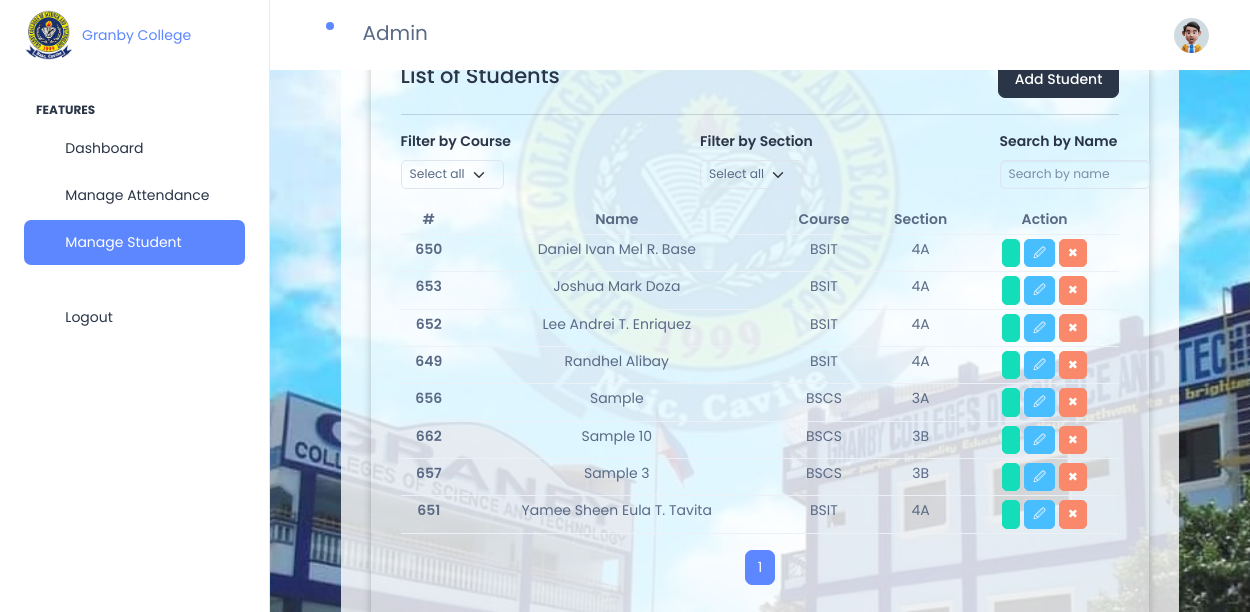
The app's page /html/attendance_admin.php (signed in) with its own data.
### tables this page shows
CREATE TABLE `tbl_student` (
  `tbl_student_id` int(11) NOT NULL,
  `student_name` varchar(255) NOT NULL,
  `generated_code` varchar(255) NOT NULL,
  `attendance_date` date DEFAULT NULL,
  `course` varchar(255) NOT NULL,
  `section` varchar(255) NOT NULL
);

### html/attendance_admin.php (the view, shortened to what this page needs)
<!doctype html>
<html lang="en">
<head>
  <link rel="stylesheet" href="../assets/css/styles.min.css" />
</head>
<body>
  <div class="page-wrapper" id="main-wrapper" data-layout="vertical" data-navbarbg="skin6" data-sidebartype="full"
    data-sidebar-position="fixed" data-header-position="fixed">
    <aside class="left-sidebar">
      <div>
        <div class="brand-logo d-flex align-items-center justify-content-between">
          <a href="./attendance_admin.php" class="text-nowrap logo-img d-flex align-items-center">
            <img src="../assets/images/logos/image1.png" width="50" alt="" />
            <span class="ms-2">Granby College</span>
          </a>
        </div>
<nav class="sidebar-nav scroll-sidebar" data-simplebar="">
  <ul id="sidebarnav">
    <li class="nav-small-cap">
      <span class="hide-menu">FEATURES</span>
</li>
<li class="sidebar-item">
  <a class="sidebar-link" href="./admin-home.php" aria-expanded="false">
    <span>
      <i class="ti ti-chart-line"></i>
    </span>
    <span class="hide-menu">Dashboard</span>
  </a>
</li>
<li class="sidebar-item">
  <a class="sidebar-link" href="./manage_attendance.php" aria-expanded="false">
    <span>
      <i class="ti ti-article"></i>
    </span>
    <span class="hide-menu">Manage Attendance</span>
  </a>
</li>
<li class="sidebar-item">
  <a class="sidebar-link" href="./attendance_admin.php" aria-expanded="false">
    <span>
      <i class="ti ti-user"></i>
    </span>
    <span class="hide-menu">Manage Student</span>
  </a>
</li>
            <li class="nav-small-cap">
            </li>
            <li class="sidebar-item">
              <a class="sidebar-link" href="logout.php" aria-expanded="false">
                <span>
                  <i class="ti ti-user-plus"></i>
                </span>
                <span class="hide-menu">Logout</span>
              </a>
            </li>
          </ul>
        </nav>
      </div>
    </aside>
    <div class="body-wrapper">
      <header class="app-header">
        <nav class="navbar navbar-expand-lg navbar-light">
          <ul class="navbar-nav">
            <li class="nav-item">
              <a class="nav-link nav-icon-hover" href="javascript:void(0)">
                <i class="ti ti-bell-ringing"></i>
                <div class="notification bg-primary rounded-circle"></div>
              </a>
            </li>
            <li style="display: flex;align-items: center;padding-top: 12px;font-size: 20px;margin-left: 20px;" class="nav-item">
              <p>Admin</p>
            </li>
          </ul>
          <div class="navbar-collapse justify-content-end px-0" id="navbarNav">
            <ul class="navbar-nav flex-row ms-auto align-items-center justify-content-end">
              <li class="nav-item dropdown">
                <a class="nav-link nav-icon-hover" href="javascript:void(0)" id="drop2"
                  data-bs-toggle="dropdown" aria-expanded="false">
                  <img src="../assets/images/profile/user-1.jpg" alt="" width="35" height="35"
                    class="rounded-circle">
                </a>
              </li>
            </ul>
          </div>
        </nav>
      </header>
      <div class="container-fluid">
        <div class="main">
          <div class="student-container">
            <div class="student-list">
              <div class="title d-flex justify-content-between align-items-center">
                <h4>List of Students</h4>
                <button class="btn btn-dark" data-toggle="modal" data-target="#addStudentModal">Add Student</button>
              </div>
              <hr>
              <form method="GET" id="filterForm" class="mb-3">
                <div class="form-group d-flex justify-content-between">
                  <div class="col-md-5">
                    <label for="course" class="form-label">Filter by Course</label>
                    <select name="course" id="course" class="form-select form-select-sm" style="width: auto;" onchange="this.form.submit()">
                      <option value="">Select all</option>
                      <?php
                      include('./conn/conn.php');
                      ?>
                    </select>
                  </div>
                  <div class="col-md-5">
                    <label for="section" class="form-label">Filter by Section</label>
                    <select name="section" id="section" class="form-select form-select-sm" style="width: auto;" onchange="this.form.submit()">
                      <option value="">Select all</option>
                    </select>
                  </div>
                  <div class="col-md-5">
                    <label for="search" class="form-label">Search by Name</label>
                    <input type="text" name="search" id="search" class="form-control form-control-sm" placeholder="Search by name" value="<?= isset($_GET['search']) ? htmlspecialchars($_GET['search']) : '' ?>" onkeyup="debounceSearch()" style="width: 150px;">
                  </div>
                </div>
              </form>
              <div class="table-container table-responsive">
                <table class="table text-center table-sm" id="studentTable">
                  <thead class="thead-dark">
                    <tr>
                      <th scope="col">#</th>
                      <th scope="col">Name</th>
                      <th scope="col">Course</th>
                      <th scope="col">Section</th>
                      <th scope="col">Action</th>
                    </tr>
                  </thead>
                  <tbody>
                    <?php
                    $recordsPerPage = 10;
                    $currentPage = isset($_GET['page']) ? (int)$_GET['page'] : 1;
                    $offset = ($currentPage - 1) * $recordsPerPage;
                    $selectedCourse = isset($_GET['course']) ? $_GET['course'] : '';
                    $selectedSection = isset($_GET['section']) ? $_GET['section'] : '';
                    $searchQuery = isset($_GET['search']) ? $_GET['search'] : '';
                    $countQuery = "SELECT COUNT(*) as total FROM tbl_student WHERE (:course = '' OR course = :course) AND (:section = '' OR section = :section) AND (student_name LIKE :searchQuery)";
                    $countStmt = $conn->prepare($countQuery);
                    $countStmt->bindParam(':course', $selectedCourse);
                    $countStmt->bindParam(':section', $selectedSection);
                    $countStmt->bindValue(':searchQuery', '%' . $searchQuery . '%');
                    $countStmt->execute();
                    $totalRecords = $countStmt->fetchColumn();
                    $totalPages = ceil($totalRecords / $recordsPerPage);
                    $stmt = $conn->prepare("SELECT * FROM tbl_student WHERE (:course = '' OR course = :course) AND (:section = '' OR section = :section) AND (student_name LIKE :searchQuery) ORDER BY student_name ASC LIMIT :offset, :recordsPerPage");
                    $stmt->bindParam(':course', $selectedCourse);
                    $stmt->bindParam(':section', $selectedSection);
                    $stmt->bindValue(':searchQuery', '%' . $searchQuery . '%');
                    $stmt->bindParam(':offset', $offset, PDO::PARAM_INT);
                    $stmt->bindParam(':recordsPerPage', $recordsPerPage, PDO::PARAM_INT);
                    $stmt->execute();
                    $result = $stmt->fetchAll();
                    foreach ($result as $row) {
                      $studentID = $row["tbl_student_id"];
                      $studentName = $row["student_name"];
                      $studentCourse = $row["course"];
                      $studentSection = $row["section"];
                    ?>
                      <tr>
                        <th scope="row" id="studentID-<?= $studentID ?>"><?= $studentID ?></th>
                        <td id="studentName-<?= $studentID ?>"><?= $studentName ?></td>
                        <td id="studentCourse-<?= $studentID ?>"><?= $studentCourse ?></td>
                        <td id="studentSection-<?= $studentID ?>"><?= $studentSection ?></td>
                        <td>
                          <div class="action-button">
                            <button class="btn btn-success btn-sm" data-toggle="modal"
                              data-target="#qrCodeModal<?= $studentID ?>"><img
                                alt="" width="16"></button>
                            <button class="btn btn-secondary btn-sm" onclick="updateStudent(<?= $studentID ?>)">&#128393;</button>
                            <button class="btn btn-danger btn-sm" onclick="deleteStudent(<?= $studentID ?>)">&#10006;</button>
                          </div>
                        </td>
                      </tr>
                    <?php
                    }
                    ?>
                  </tbody>
                </table>
              </div>
              <nav>
                <ul class="pagination justify-content-center">
                  <?php for ($i = 1; $i <= $totalPages; $i++): ?>
                    <li class="page-item <?= ($i == $currentPage) ? 'active' : '' ?>">
                      <a class="page-link" href="?page=<?= $i ?>&course=<?= $selectedCourse ?>&section=<?= $selectedSection ?>&search=<?= $searchQuery ?>"><?= $i ?></a>
                    </li>
                  <?php endfor; ?>
                </ul>
              </nav>
            </div>
          </div>
        </div>
      </div>
    </div>
  </div>
</body>
</html>
</body>
</html>

### html/attendance_admin.php (style rules this page uses)
* { margin: 0; padding: 0; font-family: 'Poppins', sans-serif; }
body { background-image: url('image/granby.jpg'); background-attachment: fixed; background-repeat: no-repeat; background-size: cover; }
.main { padding-top: 10%; display: flex; justify-content: center; align-items: center; height: 100vh; }
.student-container { height: 150%; width: 90%; border-radius: 20px; padding: 30px; background-color: rgba(255, 255, 255, 0.8); }
.student-container>div { box-shadow: rgba(0, 0, 0, 0.24) 0px 3px 8px; border-radius: 10px; padding: 30px; height: 100%; }
.title { display: flex; justify-content: space-between; align-items: center; }

### records on screen
tbl_student: tbl_student_id "650", student_name "Daniel Ivan Mel R. Base", course "BSIT", section "4A"
tbl_student: tbl_student_id "653", student_name "Joshua Mark Doza", course "BSIT", section "4A"
tbl_student: tbl_student_id "652", student_name "Lee Andrei T. Enriquez", course "BSIT", section "4A"
tbl_student: tbl_student_id "649", student_name "Randhel Alibay", course "BSIT", section "4A"
tbl_student: tbl_student_id "656", student_name "Sample", course "BSCS", section "3A"
tbl_student: tbl_student_id "662", student_name "Sample 10", course "BSCS", section "3B"
tbl_student: tbl_student_id "657", student_name "Sample 3", course "BSCS", section "3B"
tbl_student: tbl_student_id "651", student_name "Yamee Sheen Eula T. Tavita", course "BSIT", section "4A"
